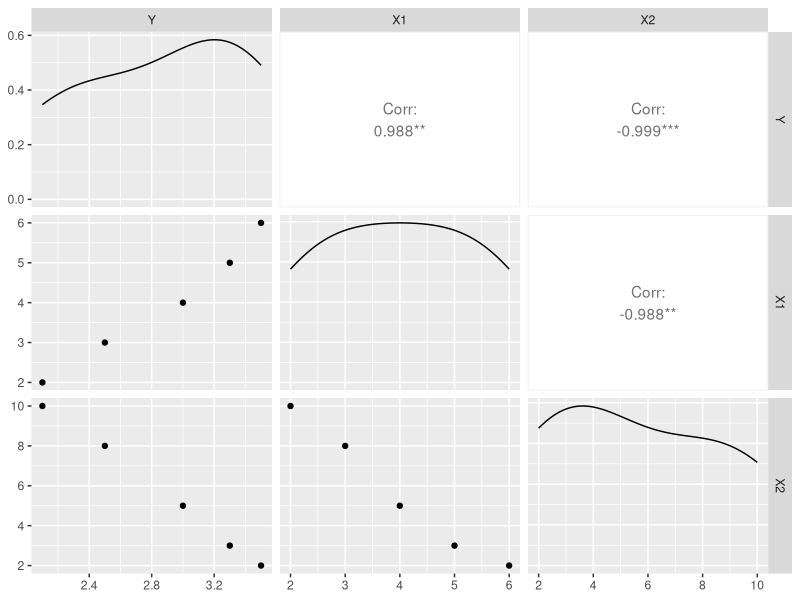

The R source for this figure:
# (Install packages if needed)
# install.packages("ggplot2")
# install.packages("GGally")
# install.packages("car")

library(ggplot2)
library(GGally)
library(car)

# (Data)
Y <- c(2.1, 2.5, 3.0, 3.3, 3.5)
X1 <- c(2, 3, 4, 5, 6)
X2 <- c(10, 8, 5, 3, 2)
data <- data.frame(Y, X1, X2)

# (a) Scatter Plot Matrix
ggpairs(data)

# (b) Correlation Matrix
cor(data)

# (c) Regression
model <- lm(Y ~ X1 + X2, data=data)
summary(model)

# (d) Variance-Covariance Matrix
vcov(model)

# (e) Hypothesis Testing is in summary(model) (t-statistics and p-values)

# (f) Confidence Intervals
confint(model)

# (g) Predict CGPA for X1=1, X2=4
predict(model, data.frame(X1=1, X2=4))

# (h) SSR, SSE, SST
y_hat <- predict(model)
SSR <- sum((y_hat - mean(Y))^2)
SSE <- sum((Y - y_hat)^2)
SST <- sum((Y - mean(Y))^2)
cat("SSR:", SSR, "SSE:", SSE, "SST:", SST, "\n")

# (i) R-squared
summary(model)$r.squared

# (j) ANOVA
anova(model)
